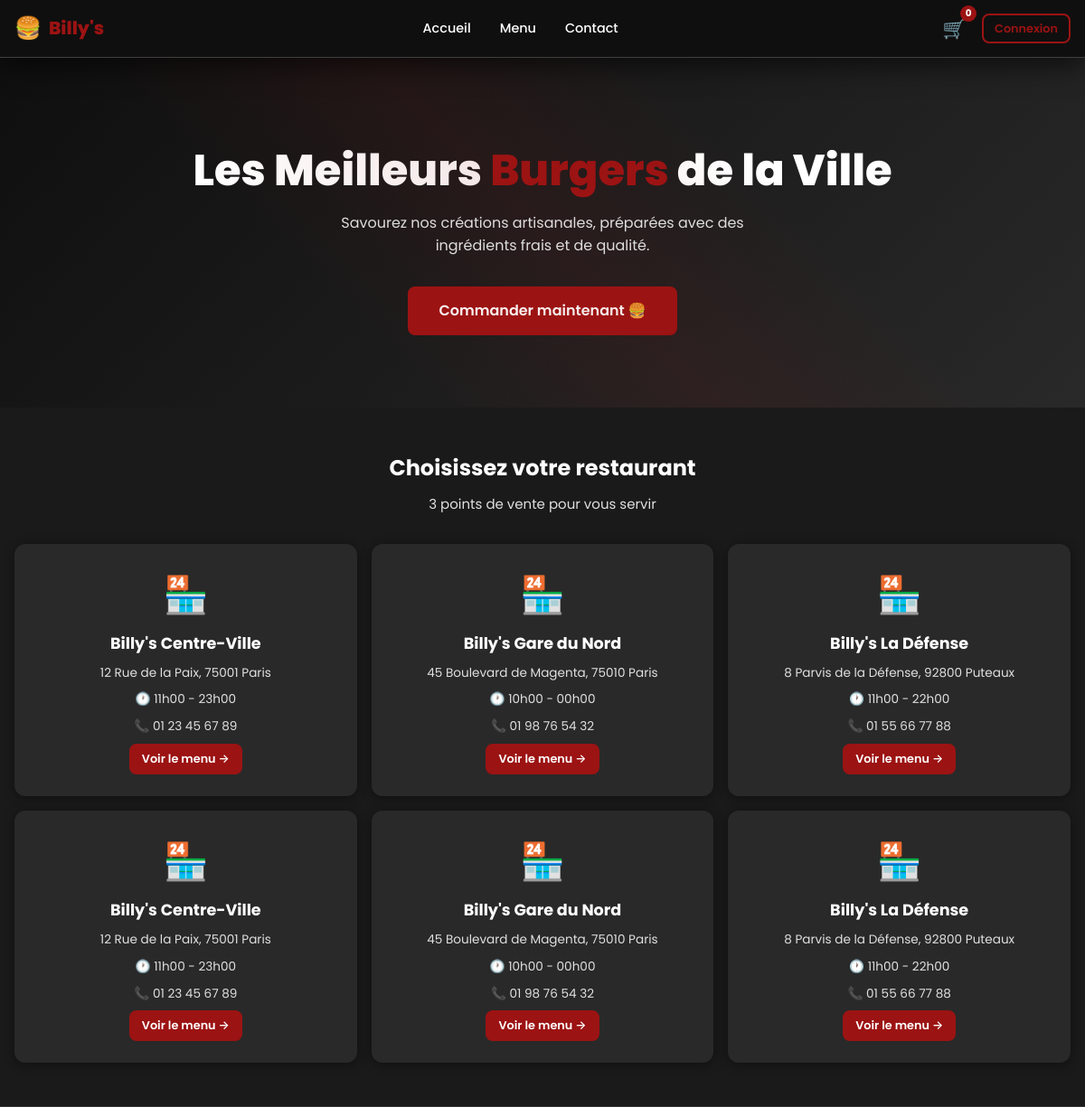
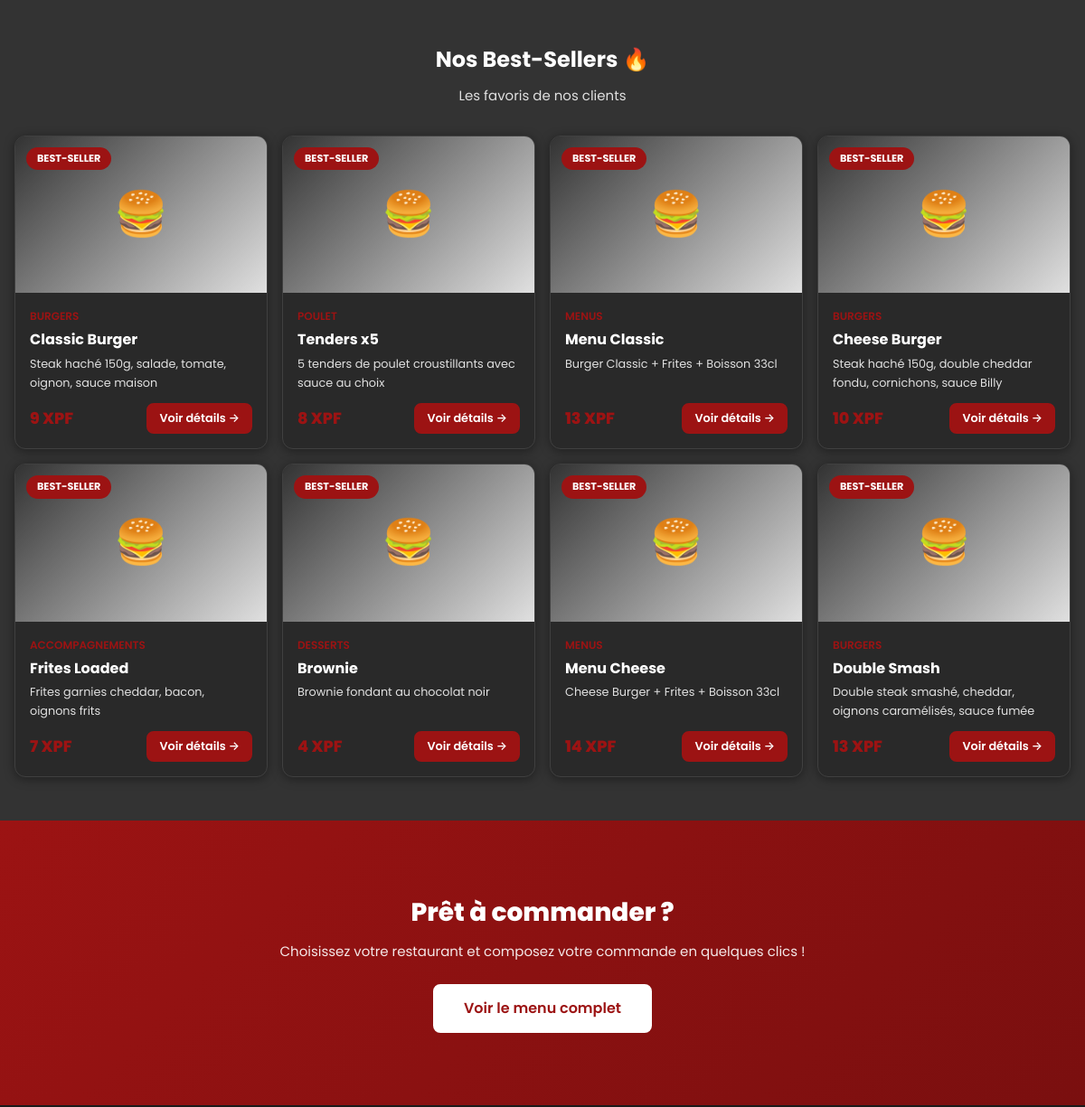
The page /public/ (upper part) on the database as committed earlier (2 pictures, top to bottom).
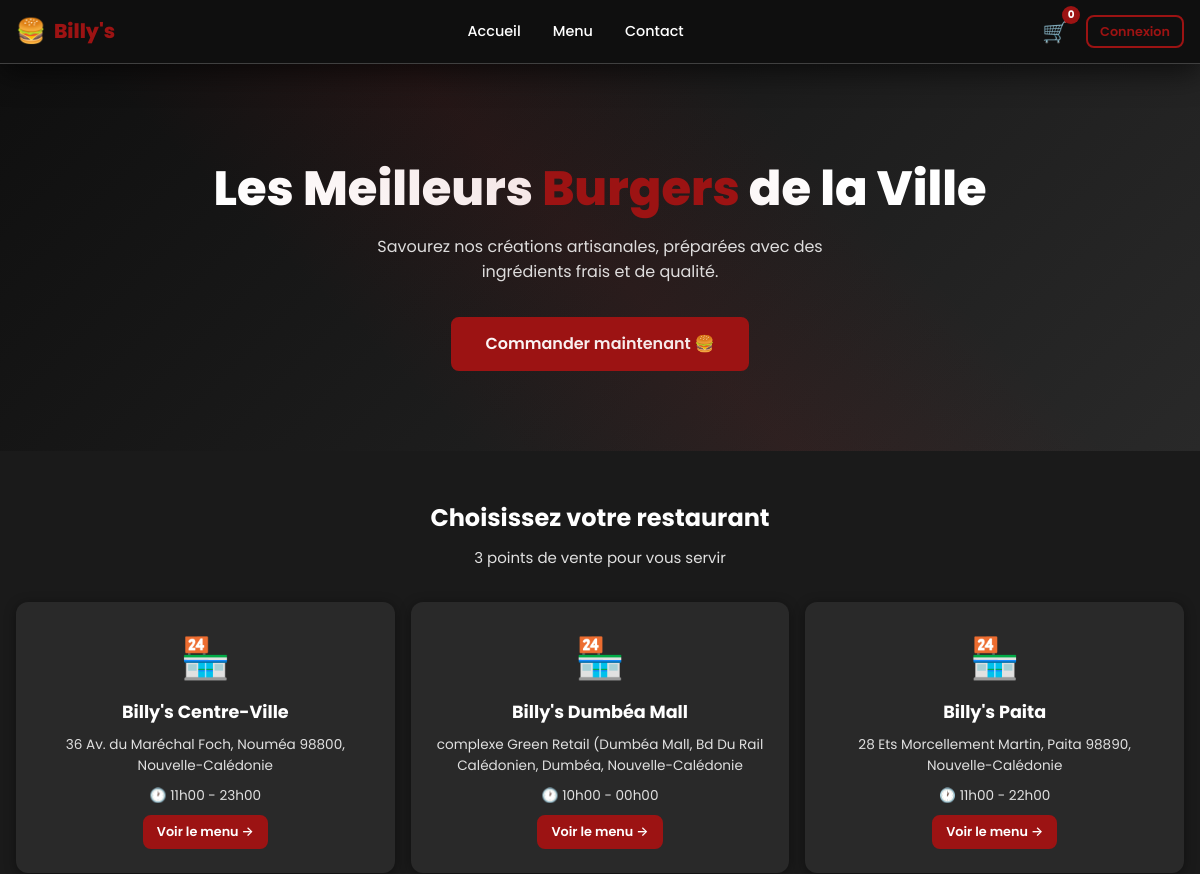
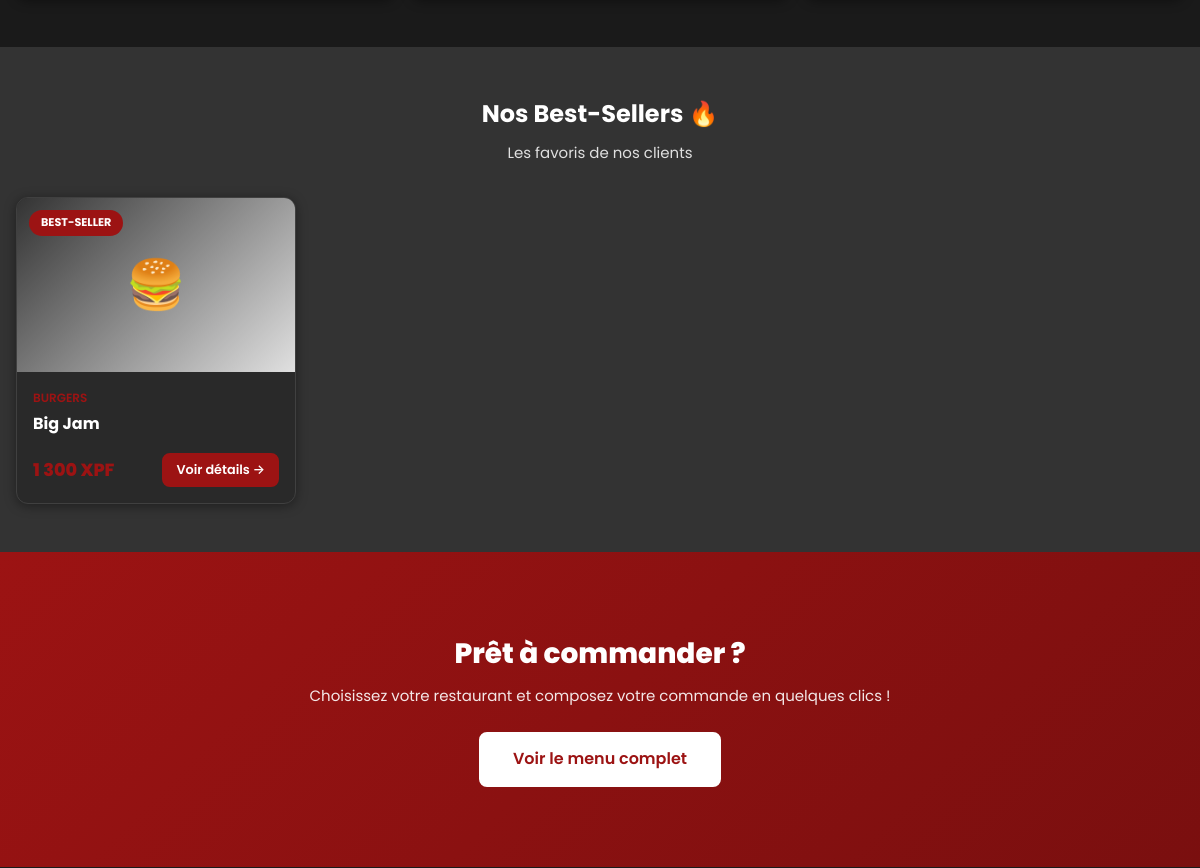
The same page on the database as committed later (2 pictures, top to bottom).
### tables this page shows
CREATE TABLE IF NOT EXISTS `restaurants` (
  `id` int UNSIGNED NOT NULL AUTO_INCREMENT,
  `name` varchar(100) NOT NULL,
  `address` varchar(255) NOT NULL,
  `phone` varchar(20) DEFAULT NULL,
  `opening_hours` varchar(100) DEFAULT NULL,
  `is_active` tinyint(1) NOT NULL DEFAULT '1',
  `image` varchar(255) DEFAULT NULL,
  `created_at` datetime NOT NULL DEFAULT CURRENT_TIMESTAMP,
  `updated_at` datetime NOT NULL DEFAULT CURRENT_TIMESTAMP ON UPDATE CURRENT_TIMESTAMP,
  PRIMARY KEY (`id`)
);

CREATE TABLE IF NOT EXISTS `products` (
  `id` int UNSIGNED NOT NULL AUTO_INCREMENT,
  `category_id` int UNSIGNED NOT NULL,
  `name` varchar(150) NOT NULL,
  `slug` varchar(150) NOT NULL,
  `description` text,
  `price` decimal(8,2) NOT NULL DEFAULT '0.00',
  `price_simple` decimal(8,2) DEFAULT NULL,
  `price_double` decimal(8,2) DEFAULT NULL,
  `image` varchar(255) DEFAULT NULL,
  `status` enum('available','unavailable','out_of_stock') NOT NULL DEFAULT 'available',
  `is_featured` tinyint(1) NOT NULL DEFAULT '0',
  `sort_order` int NOT NULL DEFAULT '0',
  `created_at` datetime NOT NULL DEFAULT CURRENT_TIMESTAMP,
  `updated_at` datetime NOT NULL DEFAULT CURRENT_TIMESTAMP ON UPDATE CURRENT_TIMESTAMP,
  PRIMARY KEY (`id`),
  UNIQUE KEY `slug` (`slug`),
  KEY `idx_products_status` (`status`),
  KEY `idx_products_category` (`category_id`)
);

CREATE TABLE IF NOT EXISTS `categories` (
  `id` int UNSIGNED NOT NULL AUTO_INCREMENT,
  `name` varchar(100) NOT NULL,
  `slug` varchar(100) NOT NULL,
  `description` text,
  `image` varchar(255) DEFAULT NULL,
  `sort_order` int NOT NULL DEFAULT '0',
  `is_active` tinyint(1) NOT NULL DEFAULT '1',
  `created_at` datetime NOT NULL DEFAULT CURRENT_TIMESTAMP,
  `updated_at` datetime NOT NULL DEFAULT CURRENT_TIMESTAMP ON UPDATE CURRENT_TIMESTAMP,
  PRIMARY KEY (`id`),
  UNIQUE KEY `slug` (`slug`)
);

### app/Core/Controller.php (called while the page is built, shortened)
<?php
abstract class Controller
{
    protected function layout(string $viewName, array $data = [], string $layout = 'layouts.main'): void
    {
        $viewFile = BASE_PATH . '/app/Views/' . str_replace('.', '/', $viewName) . '.php';
        extract($data);
        $baseUrl = $_ENV['APP_URL'] ?? '/Billys_tst/public';
        require $viewFile;
    }
}

### app/Controllers/HomeController.php (called while the page is built, shortened)
<?php
class HomeController extends Controller
{
    public function index(): void
    {
        $restaurantModel = new Restaurant();
        $productModel = new Product();
        $restaurants = $restaurantModel->getActive();
        $featured = $productModel->getFeatured();
        $this->layout('home.index', [
            'restaurants' => $restaurants,
            'featured'    => $featured,
            'pageTitle'   => "Billy's Fast Food - Accueil",
        ]);
    }
}

### app/Core/App.php (called while the page is built, shortened)
<?php
class App
{
    private Router $router;
    public function __construct()
    {
        $this->router = new Router();
    }
    public function run(): void
    {
        $uri = $_SERVER['REQUEST_URI'] ?? '/';
        $method = $_SERVER['REQUEST_METHOD'];
        $route = $this->router->resolve($uri, $method);
        $controller = new $controllerClass();
        $methodName = $route['method'];
        call_user_func_array([$controller, $methodName], $route['params']);
    }
}

### public/index.php (called while the page is built, shortened)
<?php
require_once BASE_PATH . '/app/Core/Autoloader.php';
require_once BASE_PATH . '/app/Helpers/functions.php';
$app = new App\Core\App();
$app->run();

### app/Core/Autoloader.php (called while the page is built, shortened)
<?php
spl_autoload_register(function (string $class): void {
    $prefix = 'App\\';
    $baseDir = BASE_PATH . '/app/';
    $len = strlen($prefix);
    $relativeClass = substr($class, $len);
    $file = $baseDir . str_replace('\\', '/', $relativeClass) . '.php';
});

### app/Core/Database.php (called while the page is built, shortened)
<?php
class Database
{
    private static ?Database $instance = null;
    private PDO $pdo;
    private function __construct()
    {
        $host = $_ENV['DB_HOST'] ?? '127.0.0.1';
        $port = $_ENV['DB_PORT'] ?? '3306';
        $db   = $_ENV['DB_DATABASE'] ?? 'billys_fastfood';
        $user = $_ENV['DB_USERNAME'] ?? 'root';
        $pass = $_ENV['DB_PASSWORD'] ?? '';
        $dsn = "mysql:host={$host};port={$port};dbname={$db};charset=utf8mb4";
        try {
            $this->pdo = new PDO($dsn, $user, $pass, [
                PDO::ATTR_ERRMODE            => PDO::ERRMODE_EXCEPTION,
                PDO::ATTR_DEFAULT_FETCH_MODE => PDO::FETCH_ASSOC,
                PDO::ATTR_EMULATE_PREPARES   => false,
                PDO::MYSQL_ATTR_INIT_COMMAND => "SET NAMES utf8mb4 COLLATE utf8mb4_unicode_ci"
            ]);
        } catch (PDOException $e) {
            if (($_ENV['APP_DEBUG'] ?? 'false') === 'true') {
                throw $e;
            }
            throw new \RuntimeException('Database connection failed.');
        }
    }
    public static function getInstance(): self
    {
        if (self::$instance === null) {
            self::$instance = new self();
        }
        return self::$instance;
    }
    public function query(string $sql, array $params = []): \PDOStatement
    {
        $stmt = $this->pdo->prepare($sql);
        $stmt->execute($params);
        return $stmt;
    }
    public function fetchAll(string $sql, array $params = []): array
    {
        return $this->query($sql, $params)->fetchAll();
    }
}

### app/Core/Model.php (called while the page is built, shortened)
<?php
abstract class Model
{
    public function __construct()
    {
        $this->db = Database::getInstance();
    }
}

### app/Models/Restaurant.php (called while the page is built, shortened)
<?php
class Restaurant extends Model
{
    protected string $table = 'restaurants';
    public function getActive(): array
    {
        return $this->db->fetchAll(
            "SELECT * FROM {$this->table} WHERE is_active = 1 ORDER BY id ASC"
        );
    }
}

### app/Models/Product.php (called while the page is built, shortened)
<?php
class Product extends Model
{
    protected string $table = 'products';
    public function getFeatured(): array
    {
        return $this->db->fetchAll(
            "SELECT p.*, c.name as category_name
             FROM {$this->table} p
             JOIN categories c ON c.id = p.category_id
             WHERE p.is_featured = 1 AND p.status = 'available'
             ORDER BY p.sort_order ASC
             LIMIT 8"
        );
    }
}

### app/Helpers/functions.php (called while the page is built)
<?php
if (!function_exists('formatPrice')) {
    function formatPrice(float $price): string
    {
        return number_format($price, 0, ',', ' ') . ' XPF';
    }
}

### app/Views/home/index.php (the view, shortened to what the changed rows need)
<section class="hero">
    <div class="container">
        <div class="hero__content">
            <h1 class="hero__title">Les Meilleurs <span class="text-primary">Burgers</span> de la Ville</h1>
        </div>
    </div>
</section>
<section class="section" id="restaurants">
    <div class="container">
        <h2 class="section__title">Choisissez votre restaurant</h2>
        <div class="restaurants-grid">
            <?php foreach ($restaurants as $restaurant): ?>
            <a href="<?= $baseUrl ?>/menu/<?= $restaurant['id'] ?>" class="restaurant-card">
                <div class="restaurant-card__icon">🏪</div>
                <h3 class="restaurant-card__name"><?= htmlspecialchars($restaurant['name']) ?></h3>
                <p class="restaurant-card__address"><?= htmlspecialchars($restaurant['address']) ?></p>
                <p class="restaurant-card__hours">
                    <span>🕐</span> <?= htmlspecialchars($restaurant['opening_hours'] ?? 'Horaires non définis') ?>
                </p>
                <?php if ($restaurant['phone']): ?>
                <p class="restaurant-card__phone">
                    <span>📞</span> <?= htmlspecialchars($restaurant['phone']) ?>
                </p>
                <?php endif; ?>
                <span class="btn btn--primary btn--sm">Voir le menu →</span>
            </a>
            <?php endforeach; ?>
        </div>
    </div>
</section>
<?php if (!empty($featured)): ?>
<section class="section section--gray" id="featured">
    <div class="container">
        <h2 class="section__title">Nos Best-Sellers 🔥</h2>
        <div class="products-grid">
            <?php foreach ($featured as $product): ?>
            <div class="product-card product-card--clickable"
                 data-product-id="<?= $product['id'] ?>"
                 data-has-options="1">
                <div class="product-card__image">
                    <?php if ($product['image']): ?>
                        <img src="<?= $baseUrl ?>/<?= htmlspecialchars($product['image']) ?>" alt="<?= htmlspecialchars($product['name']) ?>" loading="lazy">
                    <?php else: ?>
                        <div class="product-card__placeholder">🍔</div>
                    <?php endif; ?>
                    <?php if ($product['is_featured']): ?>
                        <span class="product-card__badge">Best-Seller</span>
                    <?php endif; ?>
                </div>
                <div class="product-card__body">
                    <span class="product-card__category"><?= htmlspecialchars($product['category_name']) ?></span>
                    <h3 class="product-card__name"><?= htmlspecialchars($product['name']) ?></h3>
                    <p class="product-card__desc"><?= htmlspecialchars($product['description'] ?? '') ?></p>
                    <div class="product-card__footer">
                        <span class="product-card__price"><?= formatPrice((float)$product['price']) ?></span>
                        <span class="btn btn--primary btn--sm">
                            Voir détails →
                        </span>
                    </div>
                </div>
            </div>
            <?php endforeach; ?>
        </div>
    </div>
</section>
<?php endif; ?>
<section class="section cta-section">
    <div class="container">
        <div class="cta-box">
            <h2>Prêt à commander ?</h2>
        </div>
    </div>
</section>

Rows that differ between the two databases and show on the page:
removed restaurants: name "Billy's Centre-Ville", address "12 Rue de la Paix, 75001 Paris", opening_hours "11h00 - 23h00", phone "01 23 45 67 89"
removed restaurants: name "Billy's Gare du Nord", address "45 Boulevard de Magenta, 75010 Paris", opening_hours "10h00 - 00h00", phone "01 98 76 54 32"
removed restaurants: name "Billy's La Défense", address "8 Parvis de la Défense, 92800 Puteaux", opening_hours "11h00 - 22h00", phone "01 55 66 77 88"
removed products: is_featured "BEST-SELLER", category.name "BURGERS", name "Classic Burger", description "Steak haché 150g, salade, tomate, oignon, sauce maison", price "9 XPF"
removed products: is_featured "BEST-SELLER", category.name "POULET", name "Tenders x5", description "5 tenders de poulet croustillants avec sauce au choix", price "8 XPF"
removed products: is_featured "BEST-SELLER", category.name "MENUS", name "Menu Classic", description "Burger Classic + Frites + Boisson 33cl", price "13 XPF"
removed products: is_featured "BEST-SELLER", category.name "BURGERS", name "Cheese Burger", description "Steak haché 150g, double cheddar fondu, cornichons, sauce Billy", price "10 XPF"
removed products: is_featured "BEST-SELLER", category.name "ACCOMPAGNEMENTS", name "Frites Loaded", description "Frites garnies cheddar, bacon, oignons frits", price "7 XPF"
removed products: is_featured "BEST-SELLER", category.name "DESSERTS", name "Brownie", description "Brownie fondant au chocolat noir", price "4 XPF"
removed products: is_featured "BEST-SELLER", category.name "MENUS", name "Menu Cheese", description "Cheese Burger + Frites + Boisson 33cl", price "14 XPF"
removed products: is_featured "BEST-SELLER", category.name "BURGERS", name "Double Smash", description "Double steak smashé, cheddar, oignons caramélisés, sauce fumée", price "13 XPF"
changed restaurants "Billy's Centre-Ville": address "12 Rue de la Paix, 75001 Paris" → "36 Av. du Maréchal Foch, Nouméa 98800, Nouvelle-Calédonie"; phone "01 23 45 67 89" → (not shown)
changed restaurants: name "Billy's Gare du Nord" → "Billy's Dumbéa Mall"; address "45 Boulevard de Magenta, 75010 Paris" → "complexe Green Retail (Dumbéa Mall, Bd Du Rail Calédonien, Dumbéa, Nouvelle-Calédonie"; phone "01 98 76 54 32" → (not shown)
changed restaurants: name "Billy's La Défense" → "Billy's Paita"; address "8 Parvis de la Défense, 92800 Puteaux" → "28 Ets Morcellement Martin, Paita 98890, Nouvelle-Calédonie"; phone "01 55 66 77 88" → (not shown)
added products: is_featured "BEST-SELLER", category.name "BURGERS", name "Big Jam", price "1 300 XPF"
